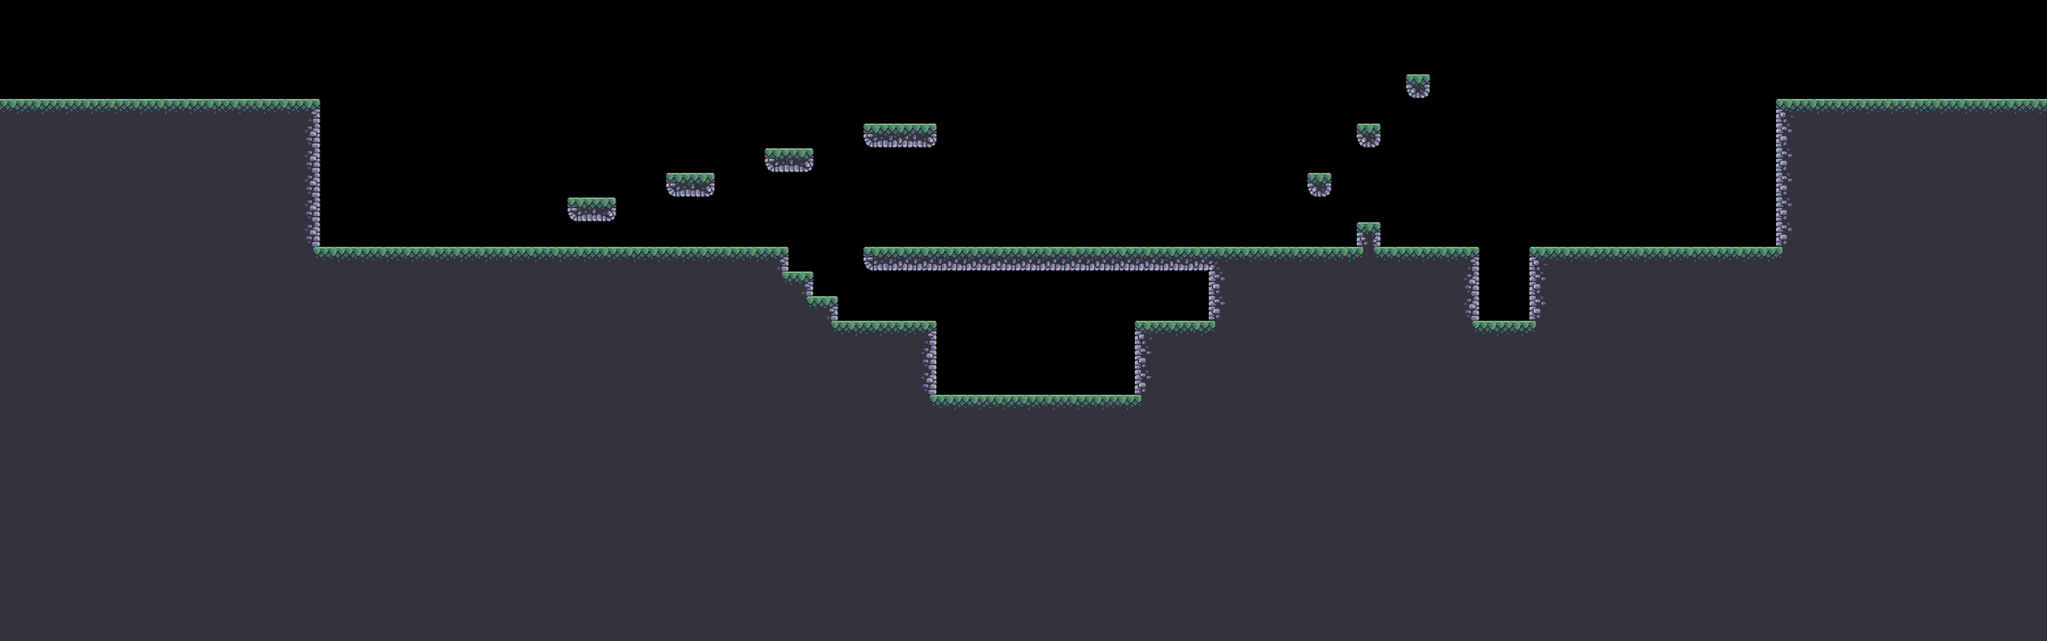

This game map was drawn from its Tiled (.tmx) file and the tilesets committed beside it. A one-line description and the trimmed map source follow:
An orthogonal 83x26 tile map with 48x48 px tiles, 1 tile layer (Прошарок плиток 1) and 43 objects.

<map version="1.10" tiledversion="1.10.1" orientation="orthogonal" renderorder="right-down" width="83" height="26" tilewidth="48" tileheight="48" infinite="0" nextlayerid="6" nextobjectid="85">
 <tileset firstgid="1" source="Terrain simple (48x48).tsx" />
 <layer id="1" name="Прошарок плиток 1" width="83" height="26">
  <data>[2158 cells, 1421 non-empty, 15 distinct tile ids]</data>
 </layer>
 <objectgroup id="2" name="layer">
  <object id="1" x="624" y="192">
   <polygon points="0,0 0,336 -624.5,336 -624.5,0" />
  </object>
  <object id="2" x="624" y="480.909">
   <polygon points="0,0 51.25,0 908.978,0 908.989,2.16667 910.182,47.8182 0,48" />
  </object>
  <object id="6" x="1632" y="627.455">
   <polygon points="0,0 0,44.5455 192,44.5455 192,0" />
  </object>
  <object id="7" x="1776" y="672">
   <polygon points="0,0 0,96 48,96 48,53.8 48,0" />
  </object>
  <object id="8" x="1824" y="770.5">
   <polygon points="0,0 0,45.5 384,45.5 384,0" />
  </object>
  <object id="9" x="2208" y="624">
   <polygon points="0,48 0,144 48,144 48,48" />
  </object>
  <object id="10" x="1104" y="386.545">
   <polygon points="0.990538,0.469965 0.00625776,0.482344 0,45.4545 96,45.4545 96,0.462812 93.9844,0.460938 94,-0.00457535 1.01172,-0.2173" />
  </object>
  <object id="16" x="2256" y="627">
   <polygon points="-48,0 96,0 96,45 -48,45" />
  </object>
  <object id="18" x="2352" y="480">
   <polygon points="0,48 0,192 48,192 48,48" />
  </object>
  <object id="20" x="2640" y="243.063">
   <polygon points="0,0 0,44.9375 48,44.9375 48,0" />
  </object>
  <object id="21" x="2544" y="338.938">
   <polygon points="0,0 48,0 48,45.0625 0,45.0625" />
  </object>
  <object id="22" x="2400" y="483.557">
   <polygon points="-720,0 480,0 480,44.4432 12,44.4432 -720,44.4432" />
  </object>
  <object id="23" x="2736" y="147">
   <polygon points="0,0 48,0 48,45 0,45" />
  </object>
  <object id="24" x="2832" y="480">
   <polygon points="0,48 48,48 48,144 0,144" />
  </object>
  <object id="25" x="2832" y="626.375">
   <polygon points="0,0 192,0 192,45.625 0,45.625" />
  </object>
  <object id="26" x="2976" y="480">
   <polygon points="0,48 0,144 48,144 48,48" />
  </object>
  <object id="27" x="3024" y="483.281">
   <polygon points="-48,0 432,0 432,44.7188 -48,44.7188" />
  </object>
  <object id="28" x="3456" y="192">
   <polygon points="0,0 0,336 48,336 48,0" />
  </object>
  <object id="29" x="3504" y="192">
   <polygon points="0,0 480,0 480,48 0,48" />
  </object>
  <object id="62" x="1296.01" y="338.539">
   <polygon points="0.990538,0.469965 0.00625776,0.482344 0,45.4545 96,45.4545 96,0.462812 93.9844,0.460938 94,-0.00457535 1.01172,-0.2173" />
  </object>
  <object id="67" x="1488.01" y="290.53">
   <polygon points="0.990538,0.469965 0.00625776,0.482344 0,45.4545 96,45.4545 96,0.462812 93.9844,0.460938 94,-0.00457535 1.01172,-0.2173" />
  </object>
  <object id="68" x="1680" y="242.467">
   <polygon points="0.990538,0.469965 0.00625776,0.482344 0,45.4545 143.961,45.5404 143.953,0.537031 141.945,0.546875 141.961,0.0813621 1.01172,-0.2173" />
  </object>
 </objectgroup>
 <objectgroup id="3" name="ground">
  <object id="38" x="623.914" y="479.625">
   <polygon points="0.125,0.40625 -1.25,3.15625 -0.715517,48.1521 911.93,48.5125 911.992,3.30651 909.074,0.386719" />
  </object>
  <object id="44" x="1104.73" y="384">
   <polygon points="0.65625,0 -0.730469,3.00391 95.291,3.02344 92.2805,0.015625" />
  </object>
  <object id="53" x="2640.09" y="432.026">
   <polygon points="0,3.00525 0,49.679 47.7099,48.8932 47.8854,2.81777 44.8795,0.0661301 2.9101,0.0214274" />
  </object>
  <object id="54" x="2547.15" y="336.063">
   <polygon points="-0.0888889,-0.0555556 -3.13333,2.88403 44.8338,2.93843 41.8934,0.0240385" />
  </object>
  <object id="55" x="2643.06" y="240">
   <polygon points="0,0 -3.04861,3.08125 44.8803,3.15024 41.9841,0.0240385" />
  </object>
  <object id="56" x="2739.03" y="144">
   <polygon points="0,0 -2.91304,3.05842 45.0164,3.10133 41.8934,0.0240385" />
  </object>
  <object id="45" x="1536" y="528.076">
   <polygon points="0.414063,3.25781 47.5312,2.894 48.0134,47.9318 48.0139,47.9774 47.5728,47.9279 48.0015,2.92969 45,-0.0495924 -0.0539883,-0.0683084" />
  </object>
  <object id="47" x="1632.18" y="624.176">
   <polygon points="0,0 0,3.25 191.81,3.25 189.023,-0.158967" />
  </object>
  <object id="48" x="1824.13" y="768.063">
   <polygon points="-0.0444444,-0.0666667 0,3.25 383.908,3.125 383.961,-0.0652174" />
  </object>
  <object id="49" x="2209.38" y="624.125">
   <polygon points="0,0 0,3.25 144.441,3.125 144.461,-0.0652174" />
  </object>
  <object id="50" x="1682.78" y="480.091">
   <polygon points="0,0 0,3.25 1197.33,3.375 1194.09,-0.0652174" />
  </object>
  <object id="51" x="2879.13" y="623.875">
   <polygon points="0,0 0,3.25 144.441,3.125 144.461,-0.0652174" />
  </object>
  <object id="52" x="2978.89" y="480.091">
   <polygon points="0,0 -2.8125,3.15625 479.645,3.125 479.711,-0.0652174" />
  </object>
  <object id="59" x="624.122" y="480.044">
   <polygon points="-0.00147569,-69.4476 -0.123698,-75.0698 -0.438108,-75.062 -0.433333,0.0111111" />
  </object>
  <object id="61" x="1296.75" y="336.012">
   <polygon points="0.65625,0 -0.730469,3.00391 95.291,3.02344 92.2805,0.015625" />
  </object>
  <object id="66" x="1488.76" y="288">
   <polygon points="0.65625,0 -0.730469,3.00391 95.291,3.02344 92.2805,0.015625" />
  </object>
  <object id="71" x="1721.18" y="251.091">
   <polygon points="-39.7992,-11.1237 -41.1859,-8.11975 102.747,-8.06828 99.7366,-11.0761" />
  </object>
  <object id="74" x="1613.75" y="575.75">
   <polygon points="-29.2109,3.75781 17.9062,3.394 18.3884,48.4318 18.3889,48.4774 17.9478,48.4279 18.3765,3.42969 15.375,0.450408 -29.679,0.431692" />
  </object>
  <object id="80" x="1824.41" y="768.057">
   <polygon points="-0.00147569,-69.4476 -0.123698,-75.0698 -0.422483,-78.2964 -0.433333,0.0111111" />
  </object>
  <object id="81" x="2207.57" y="774.578">
   <polygon points="-0.00243056,-69.4476 0.127604,-75.0698 0.430295,-75.605 0.429427,0.0111111" />
  </object>
  <object id="84" x="2351.91" y="528.091">
   <polygon points="0,0 0,96.4545 -2,96.3636 -1.27273,-0.454545" />
  </object>
 </objectgroup>
</map>